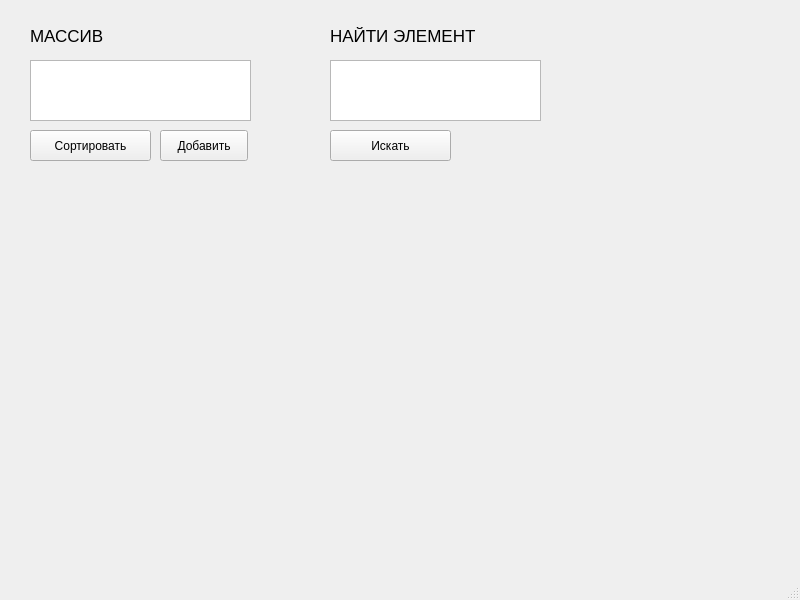
<?xml version="1.0" encoding="UTF-8"?>
<ui version="4.0">
 <class>MainWindow</class>
 <widget class="QMainWindow" name="MainWindow">
  <property name="geometry">
   <rect>
    <x>0</x>
    <y>0</y>
    <width>800</width>
    <height>600</height>
   </rect>
  </property>
  <property name="windowTitle">
   <string>MainWindow</string>
  </property>
  <widget class="QWidget" name="centralwidget">
   <widget class="QTextEdit" name="arrayInput">
    <property name="geometry">
     <rect>
      <x>30</x>
      <y>60</y>
      <width>221</width>
      <height>61</height>
     </rect>
    </property>
   </widget>
   <widget class="QPushButton" name="sortButton">
    <property name="geometry">
     <rect>
      <x>30</x>
      <y>130</y>
      <width>121</width>
      <height>31</height>
     </rect>
    </property>
    <property name="text">
     <string>Сортировать</string>
    </property>
   </widget>
   <widget class="QTextEdit" name="elementInput">
    <property name="geometry">
     <rect>
      <x>330</x>
      <y>60</y>
      <width>211</width>
      <height>61</height>
     </rect>
    </property>
   </widget>
   <widget class="QPushButton" name="searchButton">
    <property name="geometry">
     <rect>
      <x>330</x>
      <y>130</y>
      <width>121</width>
      <height>31</height>
     </rect>
    </property>
    <property name="text">
     <string>Искать</string>
    </property>
   </widget>
   <widget class="QLabel" name="outputLable">
    <property name="geometry">
     <rect>
      <x>30</x>
      <y>180</y>
      <width>441</width>
      <height>281</height>
     </rect>
    </property>
    <property name="font">
     <font>
      <pointsize>13</pointsize>
     </font>
    </property>
    <property name="text">
     <string/>
    </property>
    <property name="alignment">
     <set>Qt::AlignLeading|Qt::AlignLeft|Qt::AlignTop</set>
    </property>
   </widget>
   <widget class="QLabel" name="resultLabel">
    <property name="geometry">
     <rect>
      <x>340</x>
      <y>180</y>
      <width>181</width>
      <height>51</height>
     </rect>
    </property>
    <property name="text">
     <string/>
    </property>
   </widget>
   <widget class="QLabel" name="label">
    <property name="geometry">
     <rect>
      <x>330</x>
      <y>20</y>
      <width>181</width>
      <height>31</height>
     </rect>
    </property>
    <property name="font">
     <font>
      <pointsize>13</pointsize>
     </font>
    </property>
    <property name="text">
     <string>НАЙТИ ЭЛЕМЕНТ</string>
    </property>
   </widget>
   <widget class="QLabel" name="label_2">
    <property name="geometry">
     <rect>
      <x>30</x>
      <y>20</y>
      <width>151</width>
      <height>31</height>
     </rect>
    </property>
    <property name="font">
     <font>
      <pointsize>13</pointsize>
     </font>
    </property>
    <property name="text">
     <string>МАССИВ</string>
    </property>
   </widget>
   <widget class="QPushButton" name="pushButton">
    <property name="geometry">
     <rect>
      <x>160</x>
      <y>130</y>
      <width>88</width>
      <height>31</height>
     </rect>
    </property>
    <property name="text">
     <string>Добавить</string>
    </property>
   </widget>
  </widget>
  <widget class="QMenuBar" name="menubar">
   <property name="geometry">
    <rect>
     <x>0</x>
     <y>0</y>
     <width>800</width>
     <height>22</height>
    </rect>
   </property>
  </widget>
  <widget class="QStatusBar" name="statusbar"/>
 </widget>
 <resources/>
 <connections/>
</ui>
